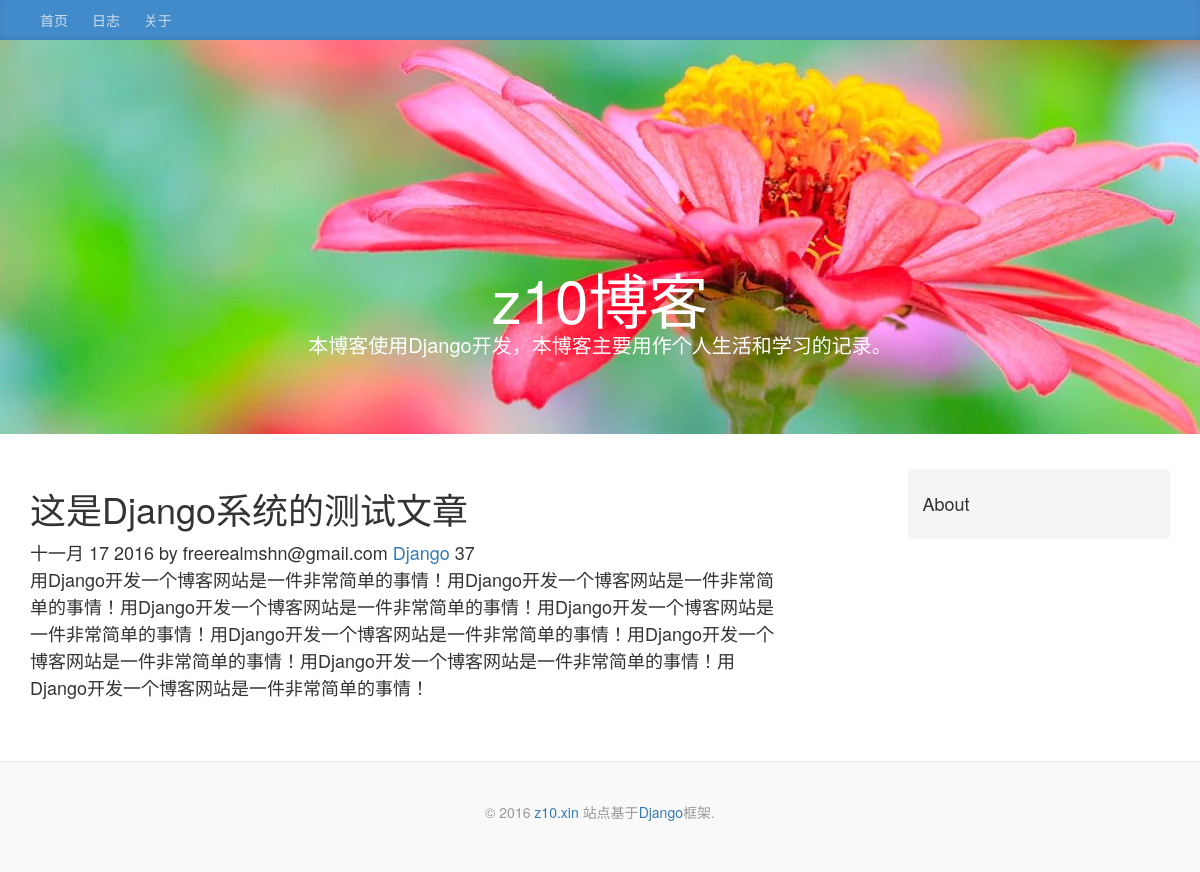
/blog/article/1, run on the app's committed database.
### blog/models.py (models this page shows, shortened)
class Article(models.Model):
    STATUS_CHOICES = (
        ('p', '发布'),
        ('t', '草稿'),
        ('d', '删除'),
    )
    title = models.CharField('标题', max_length=55)
    content = models.TextField('内容')
    status = models.CharField(
        '状态', max_length=1, choices=STATUS_CHOICES, default='p')
    pub_date = models.DateTimeField('发布时间', default=timezone.now)
    changed_date = models.DateTimeField('修改时间', auto_now=True)
    views = models.PositiveIntegerField('浏览量', default=0)
    author = models.ForeignKey(
        settings.AUTH_USER_MODEL,
        on_delete=models.CASCADE)
    tags = models.ManyToManyField('Tag', verbose_name='标签')
    category = models.ForeignKey(
        'Category', verbose_name='分类', blank=True, null=True, on_delete=models.SET_NULL)
    class Meta:
        verbose_name = '博客文章'
        verbose_name_plural = verbose_name
    def viewed(self):
        self.views += 1
        self.save(update_fields=['views'])

class Category(models.Model):
    title = models.CharField('分类', max_length=40)
    create_time = models.DateTimeField('创建时间', default=timezone.now)
    def __str__(self):
        return self.title
    class Meta:
        verbose_name = '文章分类'
        verbose_name_plural = verbose_name

### accounts/models.py (models this page shows, shortened)
class User(AbstractBaseUser, PermissionsMixin):
    email = models.EmailField('邮箱', unique=True, db_index=True)
    username = models.CharField(
        '用户名', max_length=75, unique=True)
    is_staff = models.BooleanField('职员身份', default=False)
    is_active = models.BooleanField('激活状态', default=True)
    date_joined = models.DateTimeField('注册时间', default=timezone.now)
    login_attempted = models.IntegerField('登录失败几次', default=0)
    update = models.DateTimeField('上次登录尝试', auto_now=True)
    secret = models.CharField('密匙', max_length=16, blank=True)
    verification_needed = models.BooleanField('启用登录验证', default=False)
    objects = UserManage()
    USERNAME_FIELD = 'email'
    REQUIRED_FIELDS = ['username']
    class Meta:
        verbose_name = '用户'
        verbose_name_plural = verbose_name

### blog/views.py (the view)
class ArticleDetailView(DetailView):
    model = Article
    template_name = 'blog/detail.html'
    context_object_name = 'articles'
    pk_url_kwarg = 'article_id'
    def get_object(self):
        obj = super(ArticleDetailView, self).get_object()
        if obj.status == 'p':
            obj.viewed()
            return obj

### home/context.py (called while the page is built)
def all_context(request):
    SITE_NAME = settings.SITE_NAME
    SITE_BLOG_DES = settings.SITE_BLOG_DES
    SITE_URL = settings.SITE_URL
    return locals()

### blog/templates/blog/detail.html (shortened to what this page needs)
{% extends "blog/base.html" %}
{% block content %}
<div class="col-sm-8 blog-main">
    {% if articles %}
        <div class="blog-post">
            <h1>{{ articles.title }}</h1>
        {{ articles.pub_date | date:"M j Y" }} by {{ articles.author}}
        <a href="{% url 'blog:category' articles.category_id %}">{{ articles.category }}</a>
        {{ articles.views }}
        <p>{{ articles.content }}</p>
        </div>
    {% endif %}
</div>
<div class="col-sm-3 col-sm-offset-1 blog-sidebar">
        <div class="sidebar-module sidebar-module-inset">
            <h4>About</h4>
        </div>
</div>
{% endblock content %}

### blog/static/css/style.css (style rules this page uses)
body { display: block; padding: 0; margin: 0; font-size: 14px; line-height: 1.428; }
.sidebar-module-inset { padding: 15px; background: #f5f5f5; border-radius: 4px; }
.blog-main { font-size: 18px; line-height: 1.5; }
.blog-post { margin-bottom: 60px; }

### data on the page
Article: title "这是Django系统的测试文章", pub_date "十一月 17 2016", author "freerealmshn@gmail.com", category "Django", views "37", content "用Django开发一个博客网站是一件非常简单的事情！用Django开发一个博客网站是一件非常简单的事情！用Django开发一个博客网站是一件非常简单的事情！用Django开发一个博客网站是一件非常简单的事情！用Django开发一个博客网站是一件非常简单的事情！用Django开发一个博客网站是一件非常简单的事情！用Django开发一个博客网站是一件非常简单的事情！用Django开发一个博客网站是一件非常简单的事情！"

### other printed values
{{ SITE_NAME }} "z10博客"
{{ SITE_BLOG_DES }} "本博客使用Django开发，本博客主要用作个人生活和学习的记录。"
